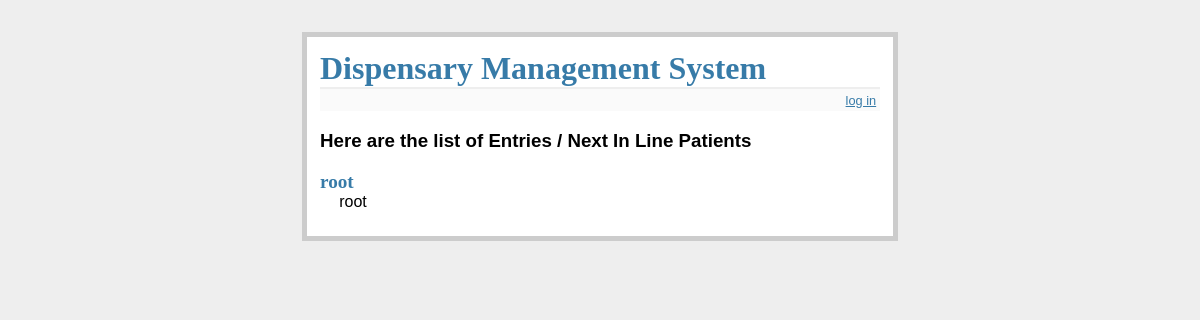
Before: / with the older database file.
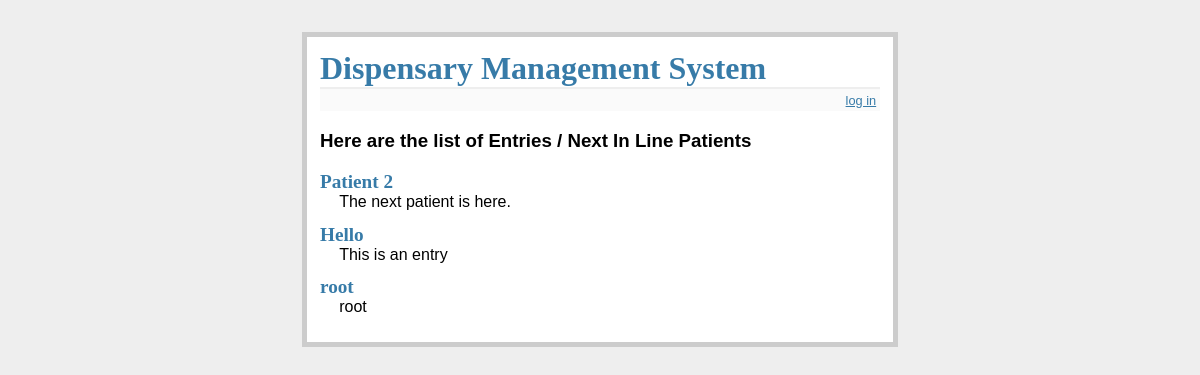
After: the same page with the newer database file.
### tables this page shows
CREATE TABLE `entries` (
  `id` integer primary key autoincrement,
  `title` text not null,
  `text` text not null
);

### Dispensary.py (the view)
@app.route('/')
def show_entries():
    db = get_db()
    cur = db.execute('select title, text from entries order by id desc')
    entries = cur.fetchall()
    return render_template('show_entries.html', entries=entries)

### Dispensary.py (called while the page is built)
def connect_db():
    rv = sqlite3.connect(app.config['DATABASE'])
    rv.row_factory = sqlite3.Row
    return rv

def get_db():
    if not hasattr(g, 'sqlite_db'):
        g.sqlite_db = connect_db()
    return g.sqlite_db

### templates/show_entries.html (shortened to what this page needs)
{% extends "layout.html" %}
{% block body %}
  <ul class=entries>
    <h3>Here are the list of Entries / Next In Line Patients</h3>
  {% for entry in entries %}
    <li><h2>{{ entry.title }}</h2>{{ entry.text|safe }}
  {% else %}
    <li><em>Unbelievable.  No entries here so far</em>
  {% endfor %}
  </ul>
{% endblock %}

### templates/layout.html (shortened to what this page needs)
<!doctype html>
<link rel=stylesheet type=text/css href="{{ url_for('static', filename='style.css') }}">
<div class=page>
  <h1>Dispensary Management System</h1>
  <div class=metanav>
  {% if not session.logged_in %}
    <a href="{{ url_for('login') }}">log in</a>
  {% else %}
    <a href="{{ url_for('logout') }}">log out</a>
  {% endif %}
  </div>
  {% block body %}{% endblock %}
</div>

### static/style.css (style rules this page uses)
a, h1, h2 { color: #377ba8; }
h1, h2 { font-family: 'Georgia', serif; margin: 0; }
h1 { border-bottom: 2px solid #eee; }
h2 { font-size: 1.2em; }
.page { margin: 2em auto; width: 35em; border: 5px solid #ccc; padding: 0.8em; background: white; }
.entries { list-style: none; margin: 0; padding: 0; }
.entries li { margin: 0.8em 1.2em; }
.entries li h2 { margin-left: -1em; }
.metanav { text-align: right; font-size: 0.8em; padding: 0.3em; margin-bottom: 1em; background: #fafafa; }

Changed rows visible on the page:
added entries: title "Patient 2", text "The next patient is here."
added entries: title "Hello", text "This is an entry"
